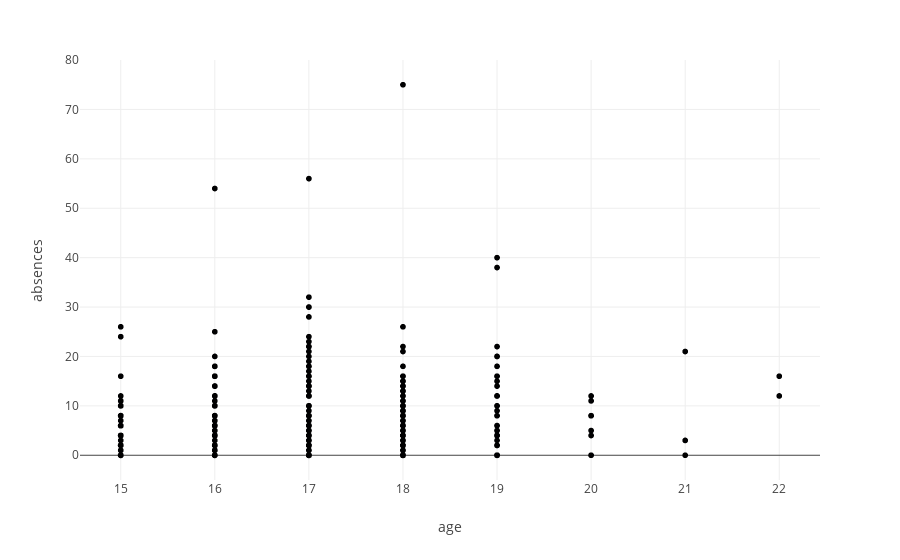

The notebook cell this image was saved under:
### Code cell
plt.scatter(df, x='age', y='absences')

### Figure 1 — Plotly figure (JSON) as saved in the notebook; plotly's stock layout.template omitted (floating-point values rounded to 4 significant figures; data arrays with more than 128 entries replaced by an {"elided": "..."} marker saying what was removed)
{"data": [{"hovertemplate": "age=%{x}<br>absences=%{y}<extra></extra>", "legendgroup": "", "marker": {"color": "#000001", "symbol": "circle"}, "mode": "markers", "name": "", "showlegend": false, "type": "scattergl", "x": {"elided": "1044 int values"}, "xaxis": "x", "y": {"elided": "1044 int values"}, "yaxis": "y"}], "layout": {"legend": {"tracegroupgap": 0}, "margin": {"t": 60}, "xaxis": {"anchor": "y", "domain": [0, 1], "title": {"text": "age"}}, "yaxis": {"anchor": "x", "domain": [0, 1], "title": {"text": "absences"}}}}
